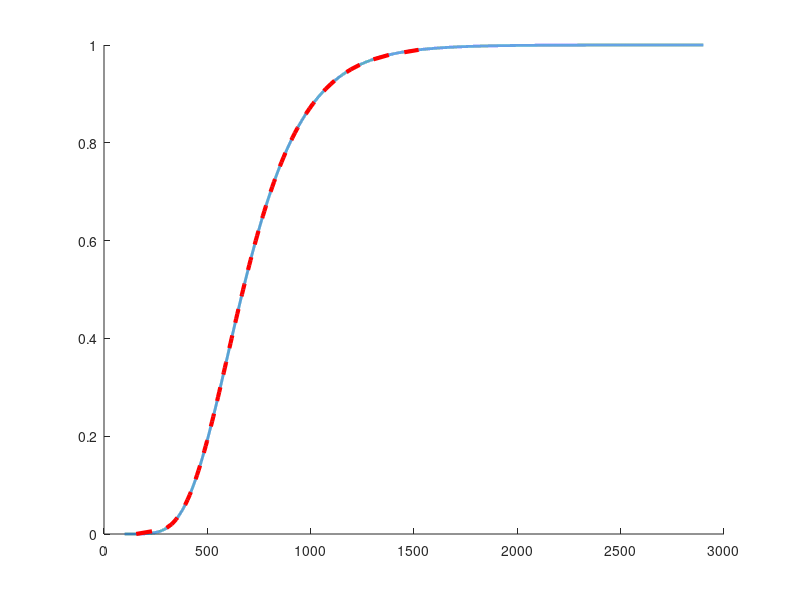
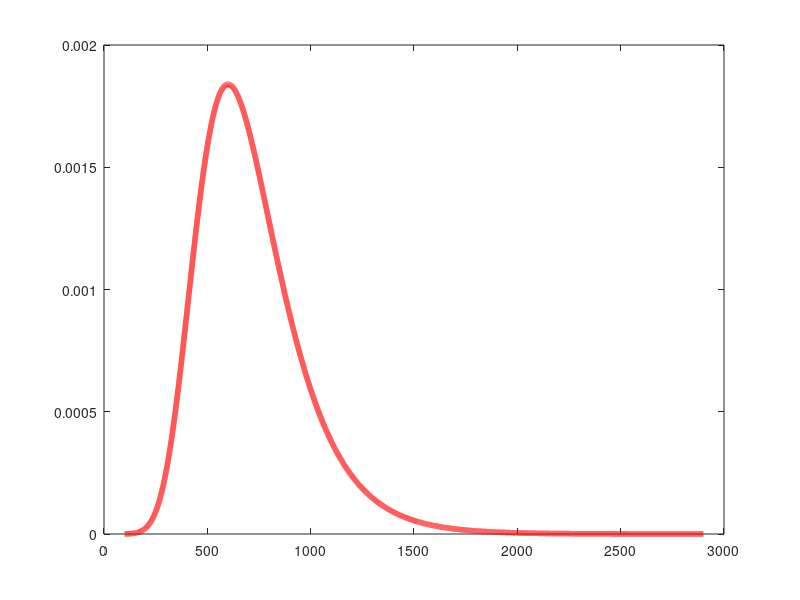

Source code (MATLAB) for these figures, in order: (Note: this script raises an error after producing the figures.)
%% Gaussian Distribution
sigma = 1;
mu = 0;

pdf = @(x,mu,sigma) 1/(sigma*sqrt(2*pi))*exp(-(x-mu)^2/(2*sigma^2));


num_samples = 100000;
samples = zeros(1,num_samples);
% for i = 1:n
%     sample(1,i) = rand()
% end


%% Gumbel
close all; clear; clc;

mu = 600;
beta = 200;
range = 100:.1:2900;
max_prob = 0.99999;
min_prob = 0.0001;
interval_prob = 0.01;
prob_range = min_prob:interval_prob:max_prob;

F = @(x) exp(-exp(-(x-mu)./beta));
f = @(x) exp(-((x-mu)/beta + exp(-(x-mu)/beta)))*1/beta;
x = @(P) -beta.*log(-log(P)) + mu;

figure 
hold on
plot(range,F(range),'LineWidth',2)
num_sims = 1000000;
pairs = zeros(num_sims,2);
for i = 1:num_sims
    y = rand();
    if y > max_prob
        y = max_prob;
    elseif y < min_prob
        y = min_prob;
    end
    pairs(i,:) = [x(y),y];
end
plot(x(prob_range),prob_range,'r--','LineWidth',3)
figure
plot(range,f(range),'r-','LineWidth',4)
hold on
histogram(pairs(:,1),1000,'Normalization','pdf');

%% Logistic Distribution
clc; clear; close all
mu = 1200;
beta = 200;
range = 100:.1:2900;
max_prob = 0.99999;
min_prob = 0.0001;
interval_prob = 0.01;
prob_range = min_prob:interval_prob:max_prob;

F = @(x) 1./(1 + exp(-(x-mu)./beta));
f = @(x) exp(-(x-mu)/beta)./(beta*(1 + exp(-(x-mu)./beta)).^2);
x = @(P) -beta.*log(P/(1-P)) + mu;

figure 
hold on
plot(range,F(range),'LineWidth',2)
num_sims = 1000000;
pairs = zeros(num_sims,2);
for i = 1:num_sims
    y = rand();
    if y > max_prob
        y = max_prob;
    elseif y < min_prob
        y = min_prob;
    end
    pairs(i,:) = [x(y),y];
end
plot(x(prob_range),prob_range,'r--','LineWidth',3)
figure
plot(range,f(range),'r-','LineWidth',2)
hold on
% histogram(pairs(:,1),1000,'Normalization','pdf');
